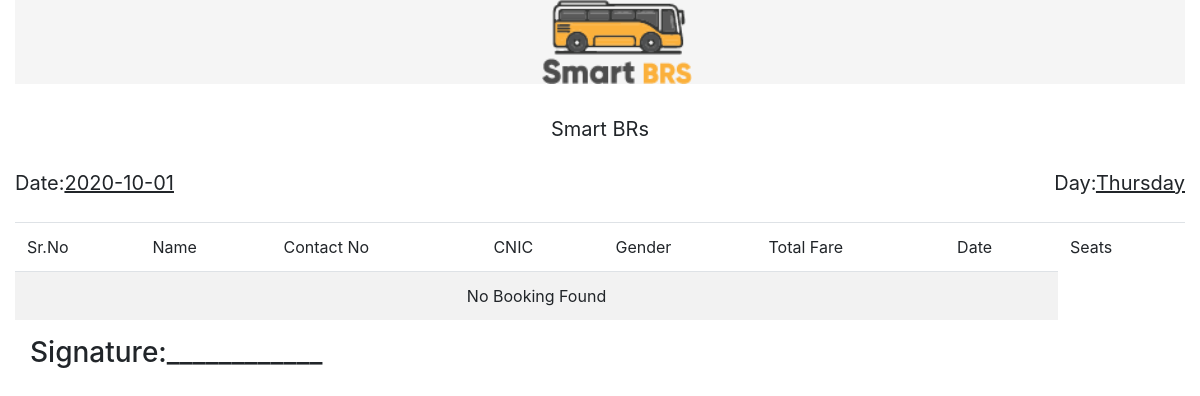
Before: /admin/reports/weekly_booking_report.php with the older database file.
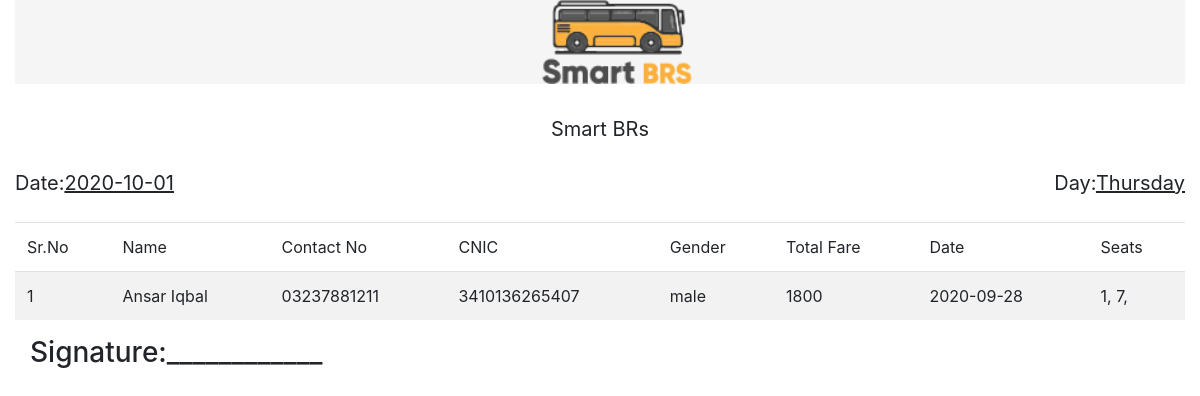
After: the same page with the newer database file.
### tables this page shows
CREATE TABLE `bookings` (
  `id` int(11) NOT NULL,
  `date` date NOT NULL,
  `route_id` int(11) NOT NULL,
  `total_fare` int(11) NOT NULL,
  `name` varchar(200) NOT NULL,
  `contact_no` varchar(200) NOT NULL,
  `cnic` varchar(200) NOT NULL,
  `gender` char(6) NOT NULL,
  `cancel_status` tinyint(4) NOT NULL DEFAULT '0'
);

### models/Booking.php (called while the page is built, shortened)
<?php
class Booking
{
    public static function weeklyBooking()
    {
        $obj_db = self::obj_db();
        $monday = strtotime("last monday");
        $monday = date('w', $monday) == date('w') ? $monday + 7 * 86400 : $monday;
        $sunday = strtotime(date("Y-m-d", $monday) . " +6 days");
        $start_date = date("Y-m-d", $monday);
        $end_date = date("Y-m-d", $sunday);
        $query = " SELECT * FROM bookings  where date between "
        ." '$start_date' AND '$end_date' ";
        $result = $obj_db->query($query);
        $bookings = [];
        while ($data = $result->fetch_object()) {
            $rows = [];
            $rows['name'] = $data->name;
            $rows['contact_no'] = $data->contact_no;
            $rows['cnic'] = $data->cnic;
            $rows['gender'] = $data->gender;
            $rows['total_fare'] = $data->total_fare;
            $rows['date'] = $data->date;
            $query_seat = "select * from booked_seats bs "
                        ." where booking_id = $data->id";
            $result = $obj_db->query($query_seat);
            $seats = [];
            while($data = $result->fetch_object()) {
                $seat_rows = [];
                $seat_rows['seat_no'] = $data->seat_no;
                $seats[] = $seat_rows;
            }
            $rows['seats'] = $seats;
            $bookings[] = $rows;
        }
        return $bookings;
    }
}

### admin/reports/weekly_booking_report.php (the view)
<?php
require_once "views/header.php";
require_once "../../models/Booking.php";
?>
<table class="table table-striped">
    <thead>
        <tr>
            <td>Sr.No</td>
            <td>Name</td>
            <td>Contact No</td>
            <td>CNIC</td>
            <td>Gender</td>
            <td>Total Fare</td>
            <td>Date</td>
            <td>Seats</td>
        </tr>
    </thead>
    <?php
    $i = 1;
    $bookings = Booking::weeklyBooking();
    if(count($bookings) == 0) {
        echo("<tr><td colspan='7' class='text-center'>No Booking Found</td></tr>");
    }else foreach ($bookings as $booking) {
        echo ("<tr>");
        echo ("<td>" . $i . "</td>");
        echo ("<td>" . $booking['name'] . "</td>");
        echo ("<td>" . $booking['contact_no'] . "</td>");
        echo ("<td>" . $booking['cnic'] . "</td>");
        echo ("<td>" . $booking['gender'] . "</td>");
        echo ("<td>" . $booking['total_fare'] . "</td>");
        echo ("<td>" . $booking['date'] . "</td>");
        $i++;
        echo("<td>");
        foreach($booking['seats'] as $seat) {
            echo($seat['seat_no'].',&nbsp;');
        }
        echo("</td>");
    }
    ?>
</table>
<?php
require_once 'views/footer.php';
?>

Changed rows visible on the page:
added bookings: name "Ansar Iqbal", contact_no "03237881211", cnic "3410136265407", gender "male", total_fare "1800", date "2020-09-28", seat_no "1", seat_no "7"
Other visible differences:
text no longer shown: "No Booking Found"
